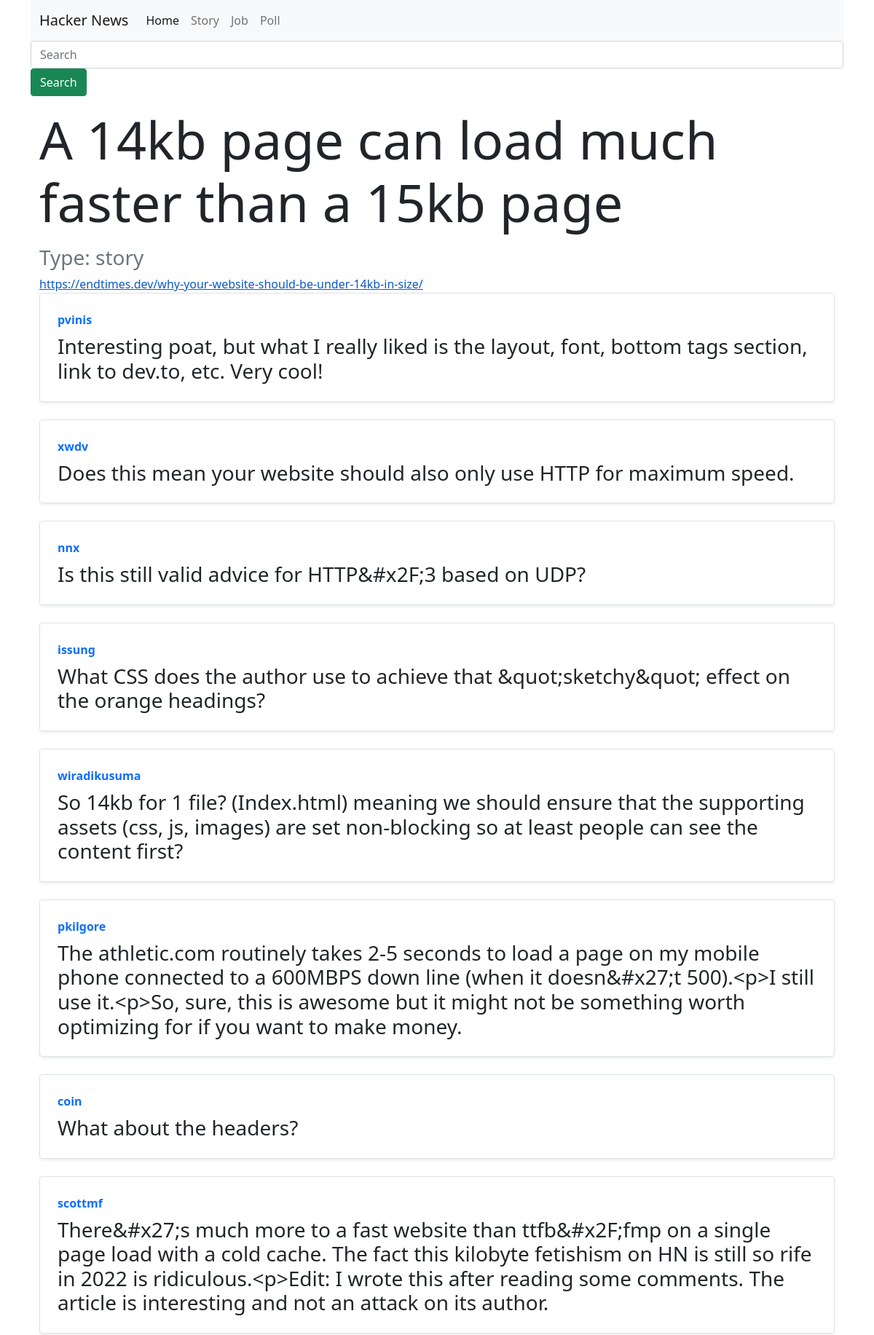
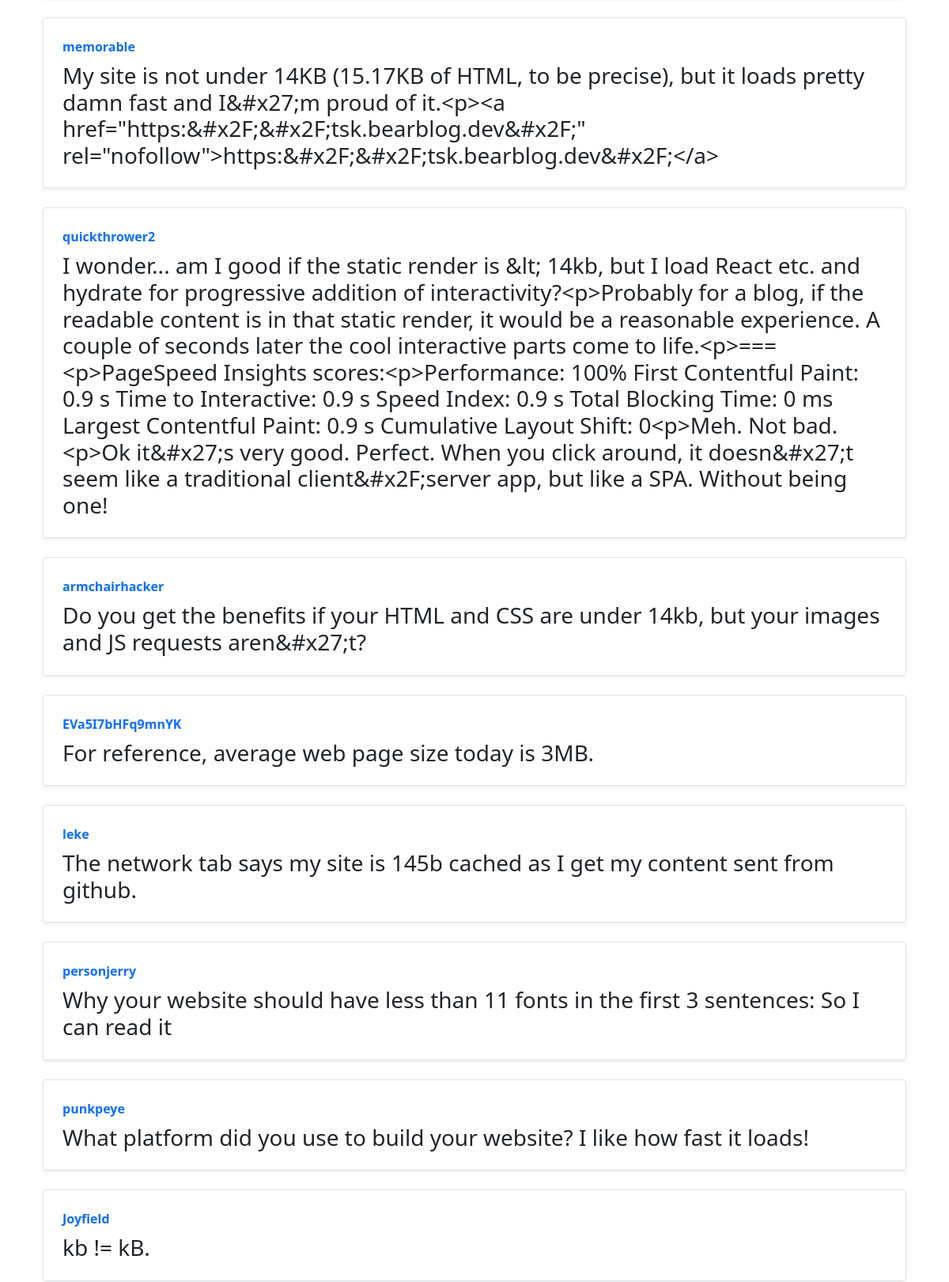
The app's page /stories/32587740/ (upper part) with its own data (2 pictures, top to bottom).
### news/models.py (models this page shows, shortened)
class Item(models.Model):
    id = models.IntegerField(primary_key=True)
    type = models.CharField(max_length=100)
    by = models.CharField(max_length=50)
    time = models.IntegerField(null=True, blank=True)
    deleted = models.BooleanField(default=False)
    dead =models.BooleanField(default=False)
    text = models.TextField(null=True, blank=True)
    url = models.URLField(null=True, blank=True)
    title = models.CharField(max_length=255, null=True, blank=True)
    descendants = models.IntegerField(null=True, blank=True)
    score = models.IntegerField(null=True, blank=True)
    created_at = models.DateTimeField(auto_now_add=True, null=True, blank=True)
    parents = models.IntegerField(null=True, blank=True)
    created_with_api = models.BooleanField(default=False)

class Comment(models.Model):
    by = models.CharField(max_length=30)
    id = models.IntegerField(primary_key=True)
    text = models.TextField(null=True, blank=True)
    deleted = models.BooleanField(default=False)
    time = models.IntegerField(null=True, blank=True)
    parent = models.ForeignKey(Item, on_delete=models.CASCADE, related_name='comments')
    type = models.CharField(max_length=10, default='comment')

### news/views.py (the view)
# urls.py: path('<int:pk>/', ItemDetail.as_view(), name='detail'),
class ItemDetail(DetailView):
    model = Item
    template_name = 'news/detail.html'
    context_object_name = 'item'
    def get_context_data(self, **kwargs):
        context = super().get_context_data(**kwargs)
        context["commented"] = Comment.objects.filter(parent=context["object"].id)
        context["new_time"] = datetime.fromtimestamp(context["object"].time)
        return context

### news/templates/news/detail.html (shortened to what this page needs)
{% load static%}
<!DOCTYPE html>
<html lang="en">
    <head>
        <link rel="stylesheet" href="https://cdn.jsdelivr.net/npm/bootstrap@5.1.3/dist/css/bootstrap.min.css" />
    </head>
    <body>
        <div class="container">
            <nav class="navbar navbar-expand-lg navbar-light bg-light">
                <div class="container-fluid">
                    <a class="navbar-brand" href="{% url 'home'%}">Hacker News</a>
                    <div class="collapse navbar-collapse" id="navbarNav">
                    <ul class="navbar-nav">
                        <li class="nav-item">
                        <a class="nav-link active" aria-current="page" href="{% url 'home'%}">Home</a>
                        </li>
                        <li class="nav-item">
                        <a class="nav-link" href="{% url 'filters' type='story'%}">Story</a>
                        </li>
                        <li class="nav-item">
                        <a class="nav-link" href="{% url 'filters' type='job'%}">Job</a>
                        </li>
                        <li class="nav-item">
                        <a class="nav-link" href="{% url 'filters' type='poll'%}">Poll</a>
                        </li>
                    </ul>
                    </div>
                </div>
            </nav>
            <form action="{% url 'search'%}" method="GET">
                    <div class="form-group has-search">
                        <input type="text" name="search" class="form-control" placeholder="Search">
                        <button type="button" class="btn btn-success">Search</button>
                    </div>
            </form>
            <div class='container mt-3'>
                <h1 class='display-2'>{{ item.title }}</h1>
                <h3 class='text-muted mt-3'>Type: {{ item.type }}</h3>
                <a href={{item.url}} class="stretched-link">{{ item.url }}</a>
                {% for comm in commented %}
                    <div class="row g-0 border rounded overflow-hidden flex-md-row mb-4 shadow-sm h-md-250 position-relative">
                        <div class="col p-4 d-flex flex-column position-static">
                            <strong class="d-inline-block mb-2 text-primary">{{ comm.by }}</strong>
                            <h3 class="mb-0">{{ comm.text }}</h3>
                        </div>
                    </div>
                {% empty %}
                <h1>No comments</h1>
                {% endfor %}
            </div>
        </div>
    </body>
</html>

### records on screen
Item: title "A 14kb page can load much faster than a 15kb page", type "story", url "https://endtimes.dev/why-your-website-should-be-under-14kb-in-size/"
Comment: by "pvinis", text "Interesting poat, but what I really liked is the layout, font, bottom tags section, link to dev.to, etc. Very cool!"
Comment: by "xwdv", text "Does this mean your website should also only use HTTP for maximum speed."
Comment: by "nnx", text "Is this still valid advice for HTTP&#x2F;3 based on UDP?"
Comment: by "issung", text "What CSS does the author use to achieve that &quot;sketchy&quot; effect on the orange headings?"
Comment: by "wiradikusuma", text "So 14kb for 1 file? (Index.html) meaning we should ensure that the supporting assets (css, js, images) are set non-blocking so at least people can see the content first?"
Comment: by "pkilgore", text "The athletic.com routinely takes 2-5 seconds to load a page on my mobile phone connected to a 600MBPS down line (when it doesn&#x27;t 500).<p>I still use it.<p>So, sure, this is awesome but it might not be something worth optimizing for if you want to make money."
Comment: by "coin", text "What about the headers?"
Comment: by "scottmf", text "There&#x27;s much more to a fast website than ttfb&#x2F;fmp on a single page load with a cold cache. The fact this kilobyte fetishism on HN is still so rife in 2022 is ridiculous.<p>Edit: I wrote this after reading some comments. The article is interesting and not an attack on its author."
Comment: by "memorable", text "My site is not under 14KB (15.17KB of HTML, to be precise), but it loads pretty damn fast and I&#x27;m proud of it.<p><a href=\"https:&#x2F;&#x2F;tsk.bearblog.dev&#x2F;\" rel=\"nofollow\">https:&#x2F;&#x2F;tsk.bearblog.dev&#x2F;</a>"
Comment: by "quickthrower2", text "I wonder... am I good if the static render is &lt; 14kb, but I load React etc. and hydrate for progressive addition of interactivity?<p>Probably for a blog, if the readable content is in that static render, it would be a reasonable experience. A couple of seconds later the cool interactive parts come to life.<p>===<p>PageSpeed Insights scores:<p>Performance: 100% First Contentful Paint: 0.9 s Time to Interactive: 0.9 s Speed Index: 0.9 s Total Blocking Time: 0 ms Largest Contentful Paint: 0.9 s Cumulative Layout Shift: 0<p>Meh. Not bad.<p>Ok it&#x27;s very good. Perfect. When you click around, it doesn&#x27;t seem like a traditional client&#x2F;server app, but like a SPA. Without being one!"
Comment: by "armchairhacker", text "Do you get the benefits if your HTML and CSS are under 14kb, but your images and JS requests aren&#x27;t?"
Comment: by "EVa5I7bHFq9mnYK", text "For reference, average web page size today is 3MB."
Comment: by "leke", text "The network tab says my site is 145b cached as I get my content sent from github."
Comment: by "personjerry", text "Why your website should have less than 11 fonts in the first 3 sentences: So I can read it"
Comment: by "punkpeye", text "What platform did you use to build your website? I like how fast it loads!"
Comment: by "Joyfield", text "kb != kB."
